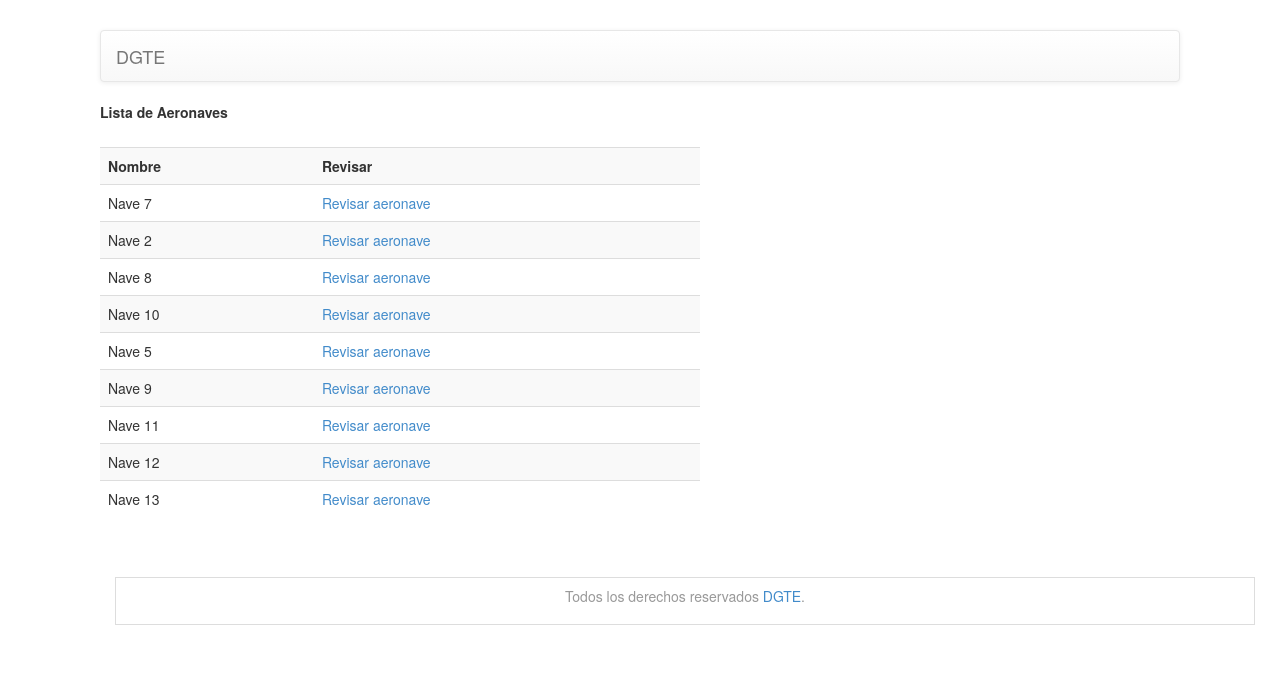
/revisarAeronave.php (signed in), run on an earlier commit of the app's database.
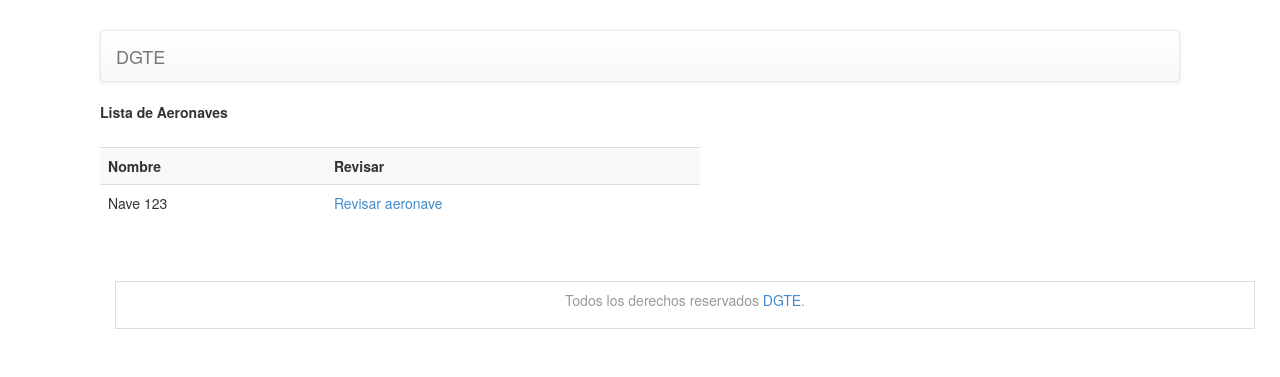
And on a later commit of the database.
### tables this page shows
CREATE TABLE aeronave (id integer primary key not null, limite_pasajeros integer, id_nave_origen integer, id_nave_destino integer, id_estado integer, fecha_origen date, fecha_destino date);

### bdd/sqlite.php (the view, shortened to what this page needs)
<?php
function db_connect() {
    $db = new DB('bdd/mdd.db');
    return $db;
}
class Aeronave{
    var $DB;
    function conn(){
        $this->DB= db_connect();
    }
  function listar_aeronave2(){
        try{
            $result = $this->DB->query("select * from aeronave order by id_nave_origen;");
      echo "<table style=\"width:600px\" class=\"table table-striped\">";
        echo "<tr><td><b> Nombre </b></td> <td><b>Revisar</b></td> </tr> ";
        while ($res = $result->fetchArray(SQLITE3_ASSOC)){
      $id = $res['id'];
      echo "<tr>";
      echo "<td> Nave $id </a></td>";
      echo "<td> <a href=crearRevision.php?id=$id>Revisar aeronave</a></td>";
      echo "</tr>";
        }
          echo "</table>";
        }
        catch (Exception $e){
            echo $e->getMessage();
        }
  }
}
?>

What changed in the data, as far as the page shows it:
removed aeronave: id "7"
removed aeronave: id "2"
removed aeronave: id "8"
removed aeronave: id "10"
removed aeronave: id "5"
removed aeronave: id "9"
removed aeronave: id "11"
removed aeronave: id "12"
removed aeronave: id "13"
added aeronave: id "123"
